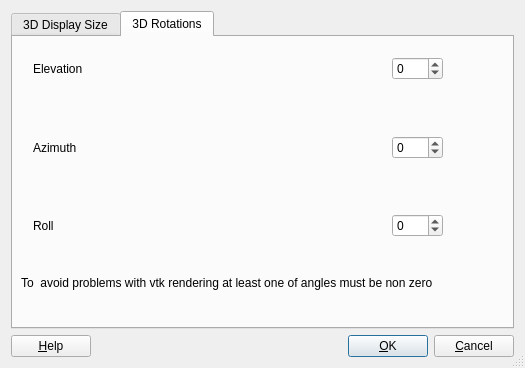
<ui version="4.0" >
 <class>Configure3DDialog</class>
 <widget class="QDialog" name="Configure3DDialog" >
  <property name="geometry" >
   <rect>
    <x>0</x>
    <y>0</y>
    <width>525</width>
    <height>368</height>
   </rect>
  </property>
  <property name="windowTitle" >
   <string>Configure 3D display</string>
  </property>
  <property name="sizeGripEnabled" >
   <bool>true</bool>
  </property>
  <layout class="QVBoxLayout" >
   <property name="margin" >
    <number>11</number>
   </property>
   <property name="spacing" >
    <number>6</number>
   </property>
   <item>
    <widget class="QTabWidget" name="tabWidget" >
     <property name="currentIndex" >
      <number>1</number>
     </property>
     <widget class="QWidget" name="Widget8" >
      <attribute name="title" >
       <string>3D Display Size</string>
      </attribute>
      <widget class="QWidget" name="layout18" >
       <property name="geometry" >
        <rect>
         <x>33</x>
         <y>21</y>
         <width>400</width>
         <height>180</height>
        </rect>
       </property>
       <layout class="QVBoxLayout" >
        <property name="margin" >
         <number>0</number>
        </property>
        <property name="spacing" >
         <number>6</number>
        </property>
        <item>
         <layout class="QHBoxLayout" >
          <property name="margin" >
           <number>0</number>
          </property>
          <property name="spacing" >
           <number>6</number>
          </property>
          <item>
           <widget class="QLabel" name="textLabel1" >
            <property name="text" >
             <string>X-dimension</string>
            </property>
           </widget>
          </item>
          <item>
           <spacer>
            <property name="orientation" >
             <enum>Qt::Horizontal</enum>
            </property>
            <property name="sizeType" >
             <enum>QSizePolicy::Expanding</enum>
            </property>
            <property name="sizeHint" >
             <size>
              <width>161</width>
              <height>20</height>
             </size>
            </property>
           </spacer>
          </item>
          <item>
           <widget class="QSpinBox" name="xSpinBox" />
          </item>
         </layout>
        </item>
        <item>
         <spacer>
          <property name="orientation" >
           <enum>Qt::Vertical</enum>
          </property>
          <property name="sizeType" >
           <enum>QSizePolicy::Expanding</enum>
          </property>
          <property name="sizeHint" >
           <size>
            <width>20</width>
            <height>31</height>
           </size>
          </property>
         </spacer>
        </item>
        <item>
         <layout class="QHBoxLayout" >
          <property name="margin" >
           <number>0</number>
          </property>
          <property name="spacing" >
           <number>6</number>
          </property>
          <item>
           <widget class="QLabel" name="textLabel2" >
            <property name="text" >
             <string>Y-dimension</string>
            </property>
           </widget>
          </item>
          <item>
           <spacer>
            <property name="orientation" >
             <enum>Qt::Horizontal</enum>
            </property>
            <property name="sizeType" >
             <enum>QSizePolicy::Expanding</enum>
            </property>
            <property name="sizeHint" >
             <size>
              <width>181</width>
              <height>20</height>
             </size>
            </property>
           </spacer>
          </item>
          <item>
           <widget class="QSpinBox" name="ySpinBox" />
          </item>
         </layout>
        </item>
        <item>
         <spacer>
          <property name="orientation" >
           <enum>Qt::Vertical</enum>
          </property>
          <property name="sizeType" >
           <enum>QSizePolicy::Expanding</enum>
          </property>
          <property name="sizeHint" >
           <size>
            <width>20</width>
            <height>20</height>
           </size>
          </property>
         </spacer>
        </item>
        <item>
         <layout class="QHBoxLayout" >
          <property name="margin" >
           <number>0</number>
          </property>
          <property name="spacing" >
           <number>6</number>
          </property>
          <item>
           <widget class="QLabel" name="textLabel3" >
            <property name="text" >
             <string>Z-dimension</string>
            </property>
           </widget>
          </item>
          <item>
           <spacer>
            <property name="orientation" >
             <enum>Qt::Horizontal</enum>
            </property>
            <property name="sizeType" >
             <enum>QSizePolicy::Expanding</enum>
            </property>
            <property name="sizeHint" >
             <size>
              <width>191</width>
              <height>20</height>
             </size>
            </property>
           </spacer>
          </item>
          <item>
           <widget class="QSpinBox" name="zSpinBox" />
          </item>
         </layout>
        </item>
       </layout>
      </widget>
     </widget>
     <widget class="QWidget" name="TabPage" >
      <attribute name="title" >
       <string>3D Rotations</string>
      </attribute>
      <widget class="QWidget" name="layout11" >
       <property name="geometry" >
        <rect>
         <x>20</x>
         <y>20</y>
         <width>410</width>
         <height>180</height>
        </rect>
       </property>
       <layout class="QVBoxLayout" >
        <property name="margin" >
         <number>0</number>
        </property>
        <property name="spacing" >
         <number>6</number>
        </property>
        <item>
         <layout class="QHBoxLayout" >
          <property name="margin" >
           <number>0</number>
          </property>
          <property name="spacing" >
           <number>6</number>
          </property>
          <item>
           <widget class="QLabel" name="textLabel1_2" >
            <property name="text" >
             <string>Elevation</string>
            </property>
           </widget>
          </item>
          <item>
           <spacer>
            <property name="orientation" >
             <enum>Qt::Horizontal</enum>
            </property>
            <property name="sizeType" >
             <enum>QSizePolicy::Expanding</enum>
            </property>
            <property name="sizeHint" >
             <size>
              <width>171</width>
              <height>20</height>
             </size>
            </property>
           </spacer>
          </item>
          <item>
           <widget class="QSpinBox" name="xRotSpinBox" >
            <property name="maximum" >
             <number>180</number>
            </property>
            <property name="minimum" >
             <number>-180</number>
            </property>
           </widget>
          </item>
         </layout>
        </item>
        <item>
         <spacer>
          <property name="orientation" >
           <enum>Qt::Vertical</enum>
          </property>
          <property name="sizeType" >
           <enum>QSizePolicy::Expanding</enum>
          </property>
          <property name="sizeHint" >
           <size>
            <width>20</width>
            <height>21</height>
           </size>
          </property>
         </spacer>
        </item>
        <item>
         <layout class="QHBoxLayout" >
          <property name="margin" >
           <number>0</number>
          </property>
          <property name="spacing" >
           <number>6</number>
          </property>
          <item>
           <widget class="QLabel" name="textLabel1_2_2" >
            <property name="text" >
             <string>Azimuth</string>
            </property>
           </widget>
          </item>
          <item>
           <spacer>
            <property name="orientation" >
             <enum>Qt::Horizontal</enum>
            </property>
            <property name="sizeType" >
             <enum>QSizePolicy::Expanding</enum>
            </property>
            <property name="sizeHint" >
             <size>
              <width>161</width>
              <height>20</height>
             </size>
            </property>
           </spacer>
          </item>
          <item>
           <widget class="QSpinBox" name="yRotSpinBox" >
            <property name="maximum" >
             <number>180</number>
            </property>
            <property name="minimum" >
             <number>-180</number>
            </property>
           </widget>
          </item>
         </layout>
        </item>
        <item>
         <spacer>
          <property name="orientation" >
           <enum>Qt::Vertical</enum>
          </property>
          <property name="sizeType" >
           <enum>QSizePolicy::Expanding</enum>
          </property>
          <property name="sizeHint" >
           <size>
            <width>20</width>
            <height>21</height>
           </size>
          </property>
         </spacer>
        </item>
        <item>
         <layout class="QHBoxLayout" >
          <property name="margin" >
           <number>0</number>
          </property>
          <property name="spacing" >
           <number>6</number>
          </property>
          <item>
           <widget class="QLabel" name="textLabel1_2_3" >
            <property name="text" >
             <string>Roll</string>
            </property>
           </widget>
          </item>
          <item>
           <spacer>
            <property name="orientation" >
             <enum>Qt::Horizontal</enum>
            </property>
            <property name="sizeType" >
             <enum>QSizePolicy::Expanding</enum>
            </property>
            <property name="sizeHint" >
             <size>
              <width>151</width>
              <height>20</height>
             </size>
            </property>
           </spacer>
          </item>
          <item>
           <widget class="QSpinBox" name="zRotSpinBox" >
            <property name="maximum" >
             <number>180</number>
            </property>
            <property name="minimum" >
             <number>-180</number>
            </property>
           </widget>
          </item>
         </layout>
        </item>
       </layout>
      </widget>
      <widget class="QLabel" name="label" >
       <property name="geometry" >
        <rect>
         <x>8</x>
         <y>220</y>
         <width>481</width>
         <height>51</height>
        </rect>
       </property>
       <property name="text" >
        <string>To  avoid problems with vtk rendering at least one of angles must be non zero</string>
       </property>
      </widget>
     </widget>
    </widget>
   </item>
   <item>
    <layout class="QHBoxLayout" >
     <property name="margin" >
      <number>0</number>
     </property>
     <property name="spacing" >
      <number>6</number>
     </property>
     <item>
      <widget class="QPushButton" name="buttonHelp" >
       <property name="text" >
        <string>&amp;Help</string>
       </property>
       <property name="shortcut" >
        <string>F1</string>
       </property>
       <property name="autoDefault" >
        <bool>true</bool>
       </property>
      </widget>
     </item>
     <item>
      <spacer>
       <property name="orientation" >
        <enum>Qt::Horizontal</enum>
       </property>
       <property name="sizeType" >
        <enum>QSizePolicy::Expanding</enum>
       </property>
       <property name="sizeHint" >
        <size>
         <width>20</width>
         <height>20</height>
        </size>
       </property>
      </spacer>
     </item>
     <item>
      <widget class="QPushButton" name="buttonOk" >
       <property name="text" >
        <string>&amp;OK</string>
       </property>
       <property name="shortcut" >
        <string/>
       </property>
       <property name="autoDefault" >
        <bool>true</bool>
       </property>
       <property name="default" >
        <bool>true</bool>
       </property>
      </widget>
     </item>
     <item>
      <widget class="QPushButton" name="buttonCancel" >
       <property name="text" >
        <string>&amp;Cancel</string>
       </property>
       <property name="shortcut" >
        <string/>
       </property>
       <property name="autoDefault" >
        <bool>true</bool>
       </property>
      </widget>
     </item>
    </layout>
   </item>
  </layout>
 </widget>
 <layoutdefault spacing="6" margin="11" />
 <pixmapfunction>qPixmapFromMimeSource</pixmapfunction>
 <includes>
  <include location="local" >Configure3DData.h</include>
 </includes>
 <resources/>
 <connections>
  <connection>
   <sender>buttonOk</sender>
   <signal>clicked()</signal>
   <receiver>Configure3DDialog</receiver>
   <slot>accept()</slot>
   <hints>
    <hint type="sourcelabel" >
     <x>337</x>
     <y>338</y>
    </hint>
    <hint type="destinationlabel" >
     <x>287</x>
     <y>338</y>
    </hint>
   </hints>
  </connection>
  <connection>
   <sender>buttonCancel</sender>
   <signal>clicked()</signal>
   <receiver>Configure3DDialog</receiver>
   <slot>reject()</slot>
   <hints>
    <hint type="sourcelabel" >
     <x>453</x>
     <y>326</y>
    </hint>
    <hint type="destinationlabel" >
     <x>202</x>
     <y>334</y>
    </hint>
   </hints>
  </connection>
 </connections>
</ui>
